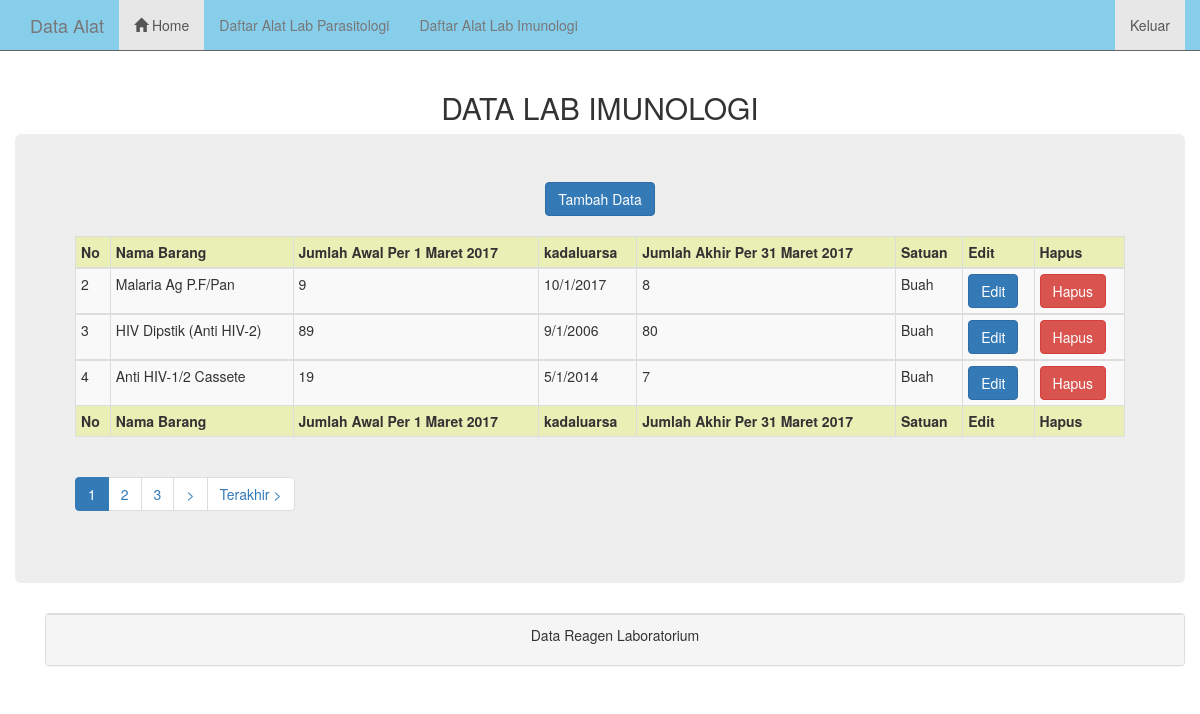
/index.php/login/imunologi, run on the app's committed database.
### tables this page shows
CREATE TABLE IF NOT EXISTS `lab_imun` (
`id` int(11) NOT NULL,
  `nama_barang` varchar(100) NOT NULL,
  `jumlah_awal` int(50) NOT NULL,
  `kadaluarsa` varchar(50) NOT NULL,
  `jumlah_akhir` varchar(50) NOT NULL,
  `satuan` varchar(50) NOT NULL
);

### application/controllers/Login.php (called while the page is built, shortened)
<?php if ( ! defined('BASEPATH')) exit('No direct script access allowed');
class Login extends CI_Controller {
	 function __construct()
	{
		$this->load->model('m_login');
		$this->load->model('m_data');
		$this->load->model('m_data2');
		$this->load->helper('url');
		$this->load->library('pagination');
        $this->load->database();
	}
	function imunologi()
	{
		$config['base_url']=base_url()."login/imunologi";
		$config['total_rows']=$this->db->query("SELECT * FROM lab_imun;")->num_rows();
		$config['per_page']=3;
        $config['num_links'] = 2;
        $config['uri_segment']=3;
        $config['first_link']='< Pertama ';
        $config['last_link']='Terakhir > ';
        $config['next_link']='> ';
        $config['prev_link']='< ';
		$this->load->model('m_data2');
		$data['datalab_imun']=$this->m_data2->getAll($config);
		$this->load->view('tugas/imunologi', $data);
	}
}

### index.php (called while the page is built, shortened)
<?php
require_once BASEPATH.'core/CodeIgniter.php';

### application/models/M_data2.php (called while the page is built, shortened)
<?php if ( ! defined('BASEPATH')) exit('No direct script access allowed');
class M_data2 extends CI_Model {
	function getAll($config){
        $hasilquery=$this->db->get('lab_imun', $config['per_page'], $this->uri->segment(3));
        if ($hasilquery->num_rows() > 0) {
            foreach ($hasilquery->result() as $value) {
                $data[]=$value;
            }
            return $data;
        }
    }
}

### application/views/tugas/imunologi.php (the view, shortened to what this page needs)
<div class="container">
  <div class="row">
  <h2><center>DATA LAB IMUNOLOGI</center></h2>
    <div class="jumbotron">
    <center><a href="<?php echo base_url('login/tambah_imunologi') ?>" class="btn btn-primary">Tambah Data</a></center>
    <br>
      <table class="table table-condensed table-striped table-bordered table-paginate table-hover" cellspacing="0" width="100%" style="background-color: rgb(234,239,181)">
  <thead>
    <tr>
      <th>No</th>
      <th>Nama Barang</th>
      <th>Jumlah Awal Per 1 Maret 2017 </th>
      <th>kadaluarsa</th>
      <th>Jumlah Akhir Per 31 Maret 2017</th>
      <th>Satuan</th>
      <th>Edit</th>
      <th>Hapus</th>
    </tr>
  </thead>
  <tfoot>
    <tr>
      <th>No</th>
      <th>Nama Barang</th>
      <th>Jumlah Awal Per 1 Maret 2017 </th>
      <th>kadaluarsa</th>
      <th>Jumlah Akhir Per 31 Maret 2017</th>
      <th>Satuan</th>
      <th>Edit</th>
      <th>Hapus</th>
    </tr>
  </tfoot>
  <?php $no = 1; foreach($datalab_imun as $u) {?>
  <tbody>
    <tr>
      <td><?php echo $u->id ?></td>
      <td><?php echo $u->nama_barang ?></td>
      <td><?php echo $u->jumlah_awal ?></td>
      <td><?php echo $u->kadaluarsa ?></td>
      <td><?php echo $u->jumlah_akhir ?></td>
      <td><?php echo $u->satuan ?></td>
      <td><?php echo anchor('login/edit2/'.$u->id,'<div class="btn btn-primary">Edit</div>'); ?></td>
      <td><?php echo anchor('login/hapus2/'.$u->id,'<div class="btn btn-danger">Hapus</div>') ?></td>
    </tr>
    <?php } ?>
  </tbody>
 </table>
<?php
        echo $this->pagination->create_links();
    ?>
  </div>
</div>

### data on the page
lab_imun: id "2", nama_barang "Malaria Ag P.F/Pan", jumlah_awal "9", kadaluarsa "10/1/2017", jumlah_akhir "8", satuan "Buah", id "Edit", id "Hapus"
lab_imun: id "3", nama_barang "HIV Dipstik (Anti HIV-2)", jumlah_awal "89", kadaluarsa "9/1/2006", jumlah_akhir "80", satuan "Buah", id "Edit", id "Hapus"
lab_imun: id "4", nama_barang "Anti HIV-1/2 Cassete", jumlah_awal "19", kadaluarsa "5/1/2014", jumlah_akhir "7", satuan "Buah", id "Edit", id "Hapus"

### other printed values
$this->pagination->create_links() "1 2 3 > Terakhir >"
